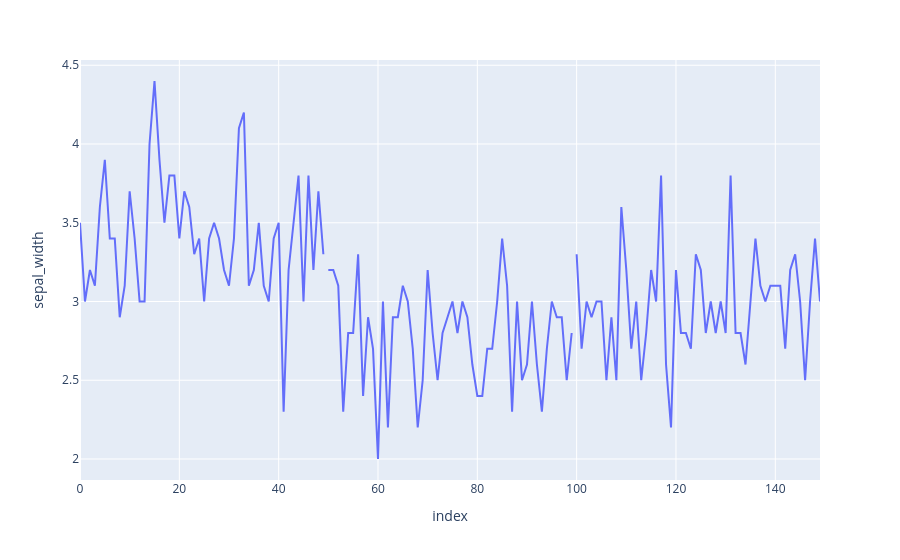

Source (notebook cell):
### Markdown cell above
In the example below we use the line dash parameter which is used to group the lines according to the dataframe column passed.

### Code cell
df = px.data.iris()
px.line(df, y="sepal_width", line_group="species")

### Figure 1 — Plotly figure (JSON) as saved in the notebook; plotly's stock layout.template omitted (floating-point values rounded to 4 significant figures)
{"data": [{"hovertemplate": "species=setosa<br>index=%{x}<br>sepal_width=%{y}<extra></extra>", "legendgroup": "", "line": {"color": "#636efa", "dash": "solid"}, "marker": {"symbol": "circle"}, "mode": "lines", "name": "", "orientation": "v", "showlegend": false, "x": [0, 1, 2, 3, 4, 5, 6, 7, 8, 9, 10, 11, 12, 13, 14, 15, 16, 17, 18, 19, 20, 21, 22, 23, 24, 25, 26, 27, 28, 29, 30, 31, 32, 33, 34, 35, 36, 37, 38, 39, 40, 41, 42, 43, 44, 45, 46, 47, 48, 49], "xaxis": "x", "y": [3.5, 3.0, 3.2, 3.1, 3.6, 3.9, 3.4, 3.4, 2.9, 3.1, 3.7, 3.4, 3.0, 3.0, 4.0, 4.4, 3.9, 3.5, 3.8, 3.8, 3.4, 3.7, 3.6, 3.3, 3.4, 3.0, 3.4, 3.5, 3.4, 3.2, 3.1, 3.4, 4.1, 4.2, 3.1, 3.2, 3.5, 3.1, 3.0, 3.4, 3.5, 2.3, 3.2, 3.5, 3.8, 3.0, 3.8, 3.2, 3.7, 3.3], "yaxis": "y", "type": "scatter"}, {"hovertemplate": "species=versicolor<br>index=%{x}<br>sepal_width=%{y}<extra></extra>", "legendgroup": "", "line": {"color": "#636efa", "dash": "solid"}, "marker": {"symbol": "circle"}, "mode": "lines", "name": "", "orientation": "v", "showlegend": false, "x": [50, 51, 52, 53, 54, 55, 56, 57, 58, 59, 60, 61, 62, 63, 64, 65, 66, 67, 68, 69, 70, 71, 72, 73, 74, 75, 76, 77, 78, 79, 80, 81, 82, 83, 84, 85, 86, 87, 88, 89, 90, 91, 92, 93, 94, 95, 96, 97, 98, 99], "xaxis": "x", "y": [3.2, 3.2, 3.1, 2.3, 2.8, 2.8, 3.3, 2.4, 2.9, 2.7, 2.0, 3.0, 2.2, 2.9, 2.9, 3.1, 3.0, 2.7, 2.2, 2.5, 3.2, 2.8, 2.5, 2.8, 2.9, 3.0, 2.8, 3.0, 2.9, 2.6, 2.4, 2.4, 2.7, 2.7, 3.0, 3.4, 3.1, 2.3, 3.0, 2.5, 2.6, 3.0, 2.6, 2.3, 2.7, 3.0, 2.9, 2.9, 2.5, 2.8], "yaxis": "y", "type": "scatter"}, {"hovertemplate": "species=virginica<br>index=%{x}<br>sepal_width=%{y}<extra></extra>", "legendgroup": "", "line": {"color": "#636efa", "dash": "solid"}, "marker": {"symbol": "circle"}, "mode": "lines", "name": "", "orientation": "v", "showlegend": false, "x": [100, 101, 102, 103, 104, 105, 106, 107, 108, 109, 110, 111, 112, 113, 114, 115, 116, 117, 118, 119, 120, 121, 122, 123, 124, 125, 126, 127, 128, 129, 130, 131, 132, 133, 134, 135, 136, 137, 138, 139, 140, 141, 142, 143, 144, 145, 146, 147, 148, 149], "xaxis": "x", "y": [3.3, 2.7, 3.0, 2.9, 3.0, 3.0, 2.5, 2.9, 2.5, 3.6, 3.2, 2.7, 3.0, 2.5, 2.8, 3.2, 3.0, 3.8, 2.6, 2.2, 3.2, 2.8, 2.8, 2.7, 3.3, 3.2, 2.8, 3.0, 2.8, 3.0, 2.8, 3.8, 2.8, 2.8, 2.6, 3.0, 3.4, 3.1, 3.0, 3.1, 3.1, 3.1, 2.7, 3.2, 3.3, 3.0, 2.5, 3.0, 3.4, 3.0], "yaxis": "y", "type": "scatter"}], "layout": {"xaxis": {"anchor": "y", "domain": [0.0, 1.0], "title": {"text": "index"}}, "yaxis": {"anchor": "x", "domain": [0.0, 1.0], "title": {"text": "sepal_width"}}, "legend": {"tracegroupgap": 0}, "margin": {"t": 60}}}
